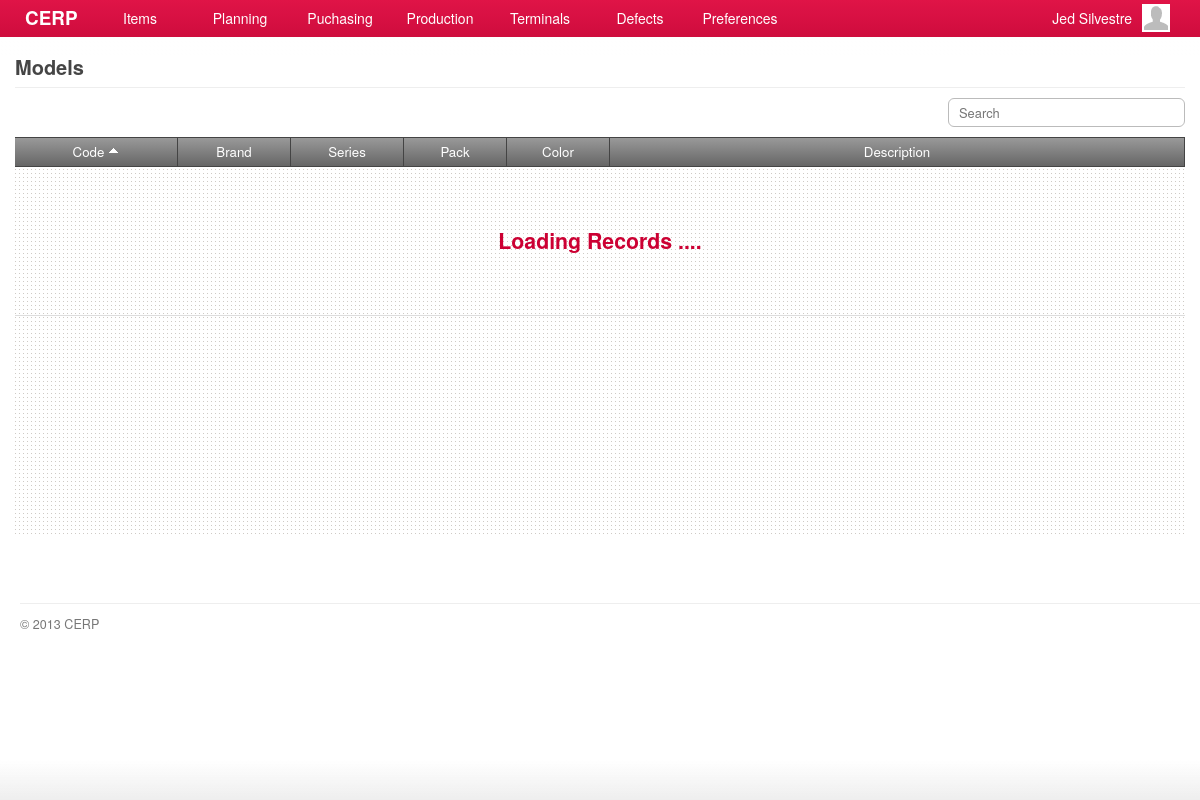
/account/plan-models.php (signed in), run on an earlier commit of the app's database.
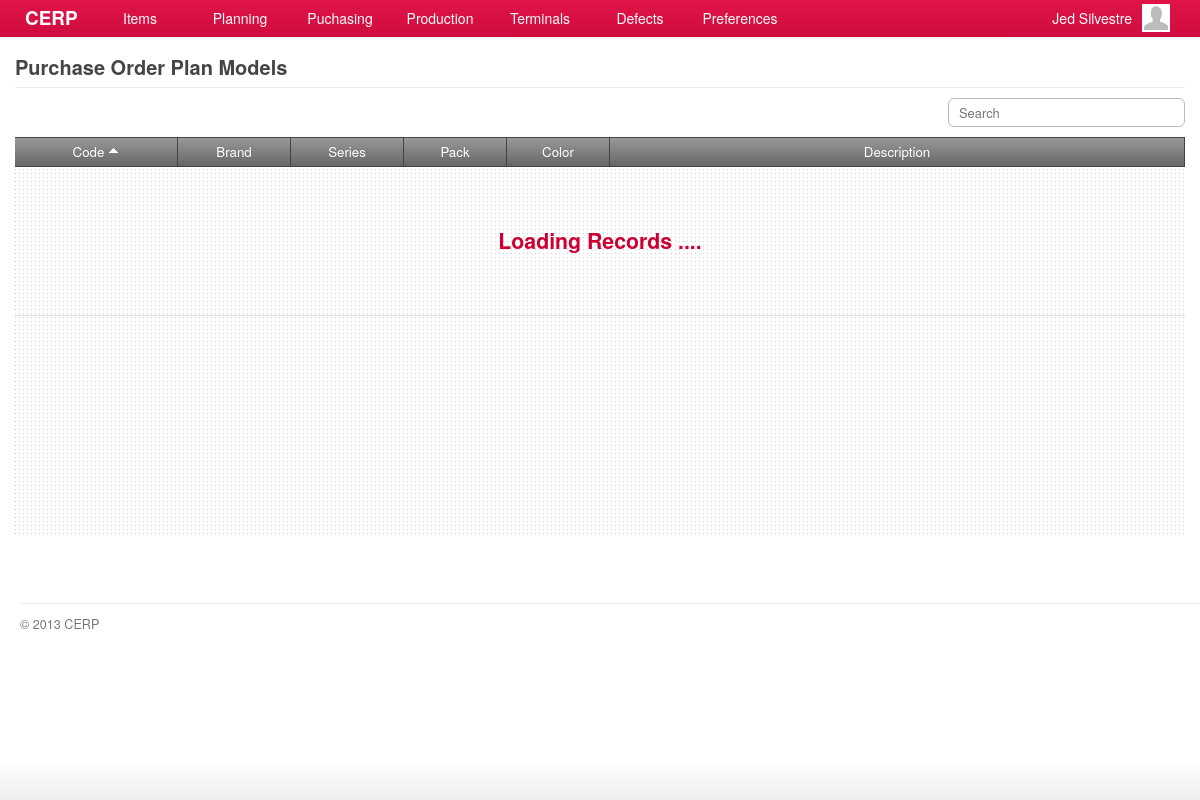
And on a later commit of the database.
### tables this page shows
CREATE TABLE `capabilities` (
  `id` int(11) NOT NULL AUTO_INCREMENT,
  `title` varchar(45) DEFAULT NULL,
  `name` varchar(45) DEFAULT NULL,
  `capability` varchar(45) DEFAULT NULL,
  `url` varchar(45) DEFAULT NULL,
  `parent` int(11) DEFAULT NULL,
  PRIMARY KEY (`id`)
);

### include/general.class.php (called while the page is built, shortened)
<?php
require('database.class.php');
require('capabilities.class.php');
require('role.class.php');
$DB				= new MySQL;
  $DB->database	= "cerpdb";
  $DB->username	= "cerpuser";
  $DB->password	= "cerpuser";
  $DB->hostname	= "localhost";
$Capabilities	= new Capabilities($DB);
$Signed			= $_SESSION['user'];
$Role		= new Role($DB, $Signed['id']);
?>

### include/role.class.php (called while the page is built, shortened)
<?php
class Role
{
	private $DB;
	private $user_id;
	function Role($db, $uid) {
  	$this->DB = $db;
		$this->user_id = $uid;
  }
	function isCapableByName($cap_name) {
		foreach ($this->getUserRoles() as $user_role) {
			$result = $this->DB->Find('role_capabilities', array(
						  			'columns' 		=> 'role_capabilities.*',
						  			'joins' => 'INNER JOIN capabilities ON capabilities.id = role_capabilities.capability_id',
						  	    'conditions' 	=> 'capabilities.capability="'. $cap_name .'" AND role_id='. $user_role['role_id']));
			if(isset($result)) {
				return TRUE;
			}
		}
	}
	function getUserRoles() {
		$result = $this->DB->Get('user_roles', array(
						  			'columns' 		=> 'user_roles.role_id, roles.name',
						  			'joins' => 'INNER JOIN roles ON roles.id = user_roles.role_id',
						  	    'conditions' 	=> 'user_roles.user_id='. $this->user_id));
		if(isset($result)) {
			return $result;
		}
	}
}

### include/database.class.php (called while the page is built, shortened)
<?php
class MySQL {
  public $username	= "cerpuser";
  public $password	= "cerpuser";
  public $hostname	= "localhost";
  public function Connect() {
    $conn = mysql_connect($this->hostname, $this->username, $this->password) or die("<br/><span class='notice'><p class='error'><strong>ERROR!</strong> Unable to connect to MySQL! </p></span>");
    return $conn;
  }
  public function Query($sql) {
  	$conn = $this->Connect();
    $result = mysql_query($sql, $conn);
	return $result;
  }
	function Find($table, $args='') {
  	if (isset($args)) {
  	  $args['columns'] = (isset($args['columns']) ? $args['columns'] : '*');
  	  $args['joins'] = (isset($args['joins']) ? $args['joins'] : '');
	 	 	$args['conditions'] = ($args['conditions'] == '' ? '' : 'where '.$args['conditions']);
		}
		$sql = "SELECT ".$args['columns']." FROM ".$table." ".$args['joins']." ".$args['conditions'];
		$row = $this->IsEmpty($this->Query($sql));
		return mysql_fetch_array($row);
  }
  function Get($table, $args='') {
  	if (isset($args)) {
  	  $args['columns'] = (isset($args['columns']) ? $args['columns'] : '*');
  	  $args['joins'] = (isset($args['joins']) ? $args['joins'] : '');
		  $args['conditions'] = ($args['conditions'] == '' ? '' : 'WHERE '.$args['conditions']);
  	  $args['order'] = (isset($args['order']) ? ' ORDER BY '.$args['order'] : '');
  	  $args['limit'] = (isset($args['limit']) ? ' LIMIT '.$args['limit'] : '');
  	  $args['group'] = (isset($args['group']) ? ' GROUP BY '.$args['group'] : '');
		}
		$data = array();
		$sql = "SELECT ".$args['columns']." FROM ".$table." ".$args['joins']." ".$args['conditions']." ".$args['group']." ".$args['order']." ".$args['limit'];
		$result = $this->IsEmpty($this->Query($sql));
		if(!empty($result)) {
	      while ($row = mysql_fetch_array($result)) {
	        $data[] = $row;
	      }
		}
		return $data;
  }
  private function IsEmpty($result) {
    if(mysql_num_rows($result) > 0) return $result;
    return null;
  }
}

### include/capabilities.class.php (called while the page is built, shortened)
<?php
class Capabilities {
  private $DB;
	public $All;
	function Capabilities($db) {
		$this->DB = $db;
		$this->GetCapabilities();
	}
  function GetTitle() {
    global $capability_key;
	return $this->All[$capability_key]['title'];
  }
	function GetCapabilities() {
		$capabilities = $this->DB->Get('capabilities', array(
					  			'columns' 		=> 'id, capability, title, name, parent, url',
					  	    'conditions' 	=> 'parent IS NOT null ORDER BY parent'));
		$all = array();
		foreach ($capabilities as $cap) {
			$all[$cap['capability']] = array('title' => $cap['title'],'name' => $cap['name'], 'url' => $cap['url'], 'parent' => $cap['parent']);
		}
		$this->All = $all;
	}
}

### account/plan-models.php (the view, shortened to what the changed rows need)
<?php
  $capability_key = 'plan_models';
  require('header.php');
	$allowed = $Role->isCapableByName($capability_key);
	if(!$allowed) {
		require('inaccessible.php');
	}else{
?>
	<div id="page">
		<div id="page-title">
    	<h2>
      	<span class="title"><?php echo $Capabilities->GetTitle(); ?></span>
      </h2>
		</div>
		<div id="content">
      <div class="search">
        <input type="text" id="keyword" name="keyword" class="keyword" placeholder="Search" />
      </div>
      <div id="grid-products" class="grid jq-grid" style="min-height:400px;">
        <table cellspacing="0" cellpadding="0">
          <thead>
            <tr>
              <td class="border-right text-center" width="150"><a class="sort default active up" column="code">Code</a></td>
              <td class="border-right text-center" width="100"><a class="sort down" column="brand">Brand</a></td>
              <td class="border-right text-center" width="100"><a class="sort down" column="series">Series</a></td>
              <td class="border-right text-center" width="90"><a class="sort down" column="pack">Pack</a></td>
              <td class="border-right text-center" width="90"><a class="sort" column="color">Color</a></td>
              <td class="border-right text-center"><a class="sort" column="description">Description</a></td>
            </tr>
          </thead>
          <tbody></tbody>
        </table>
      </div>
		</div>
	</div>
<?php }
require('footer.php'); ?>

What changed in the data, as far as the page shows it:
changed capabilities: title "Models" → "Purchase Order Plan Models"
